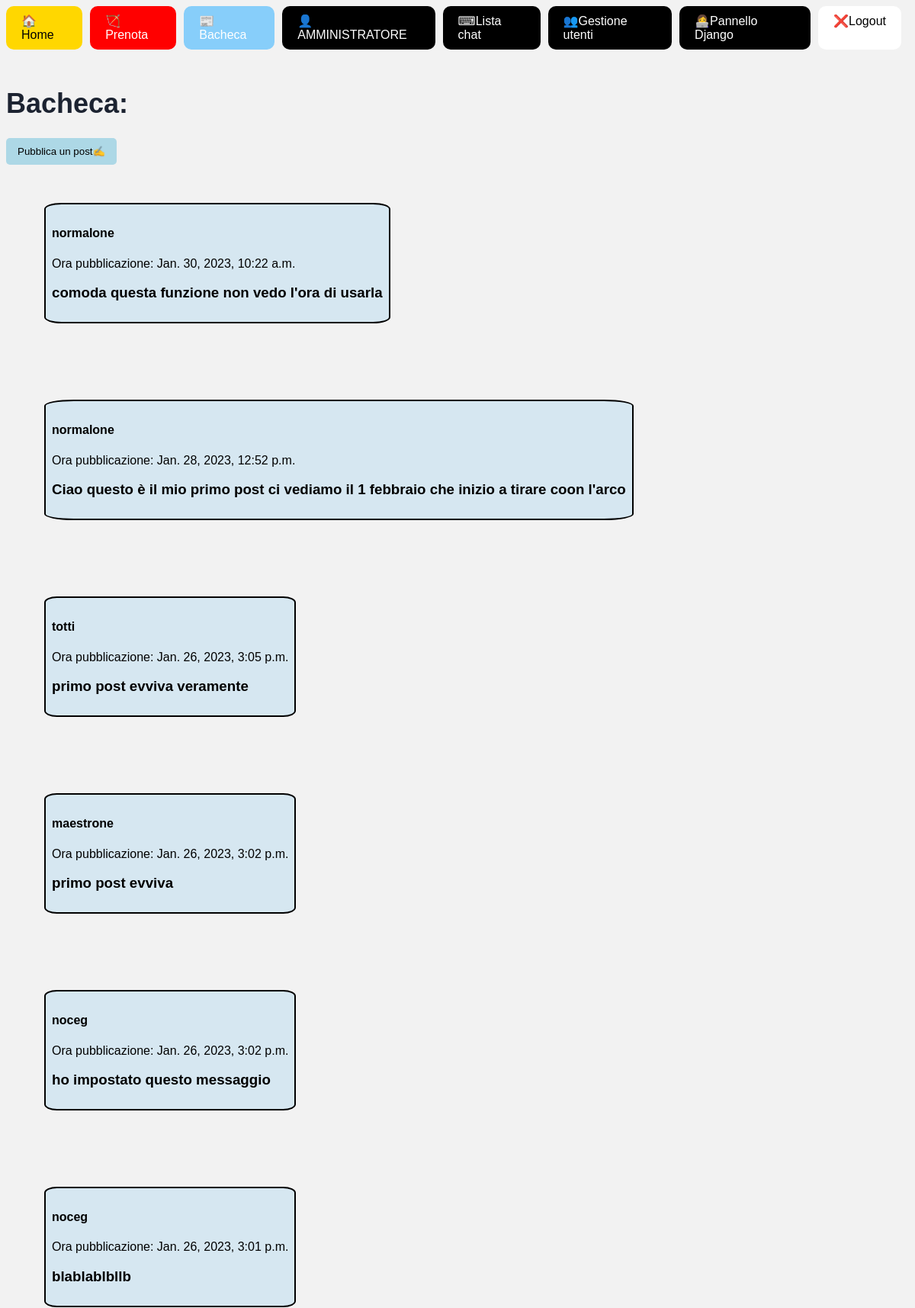
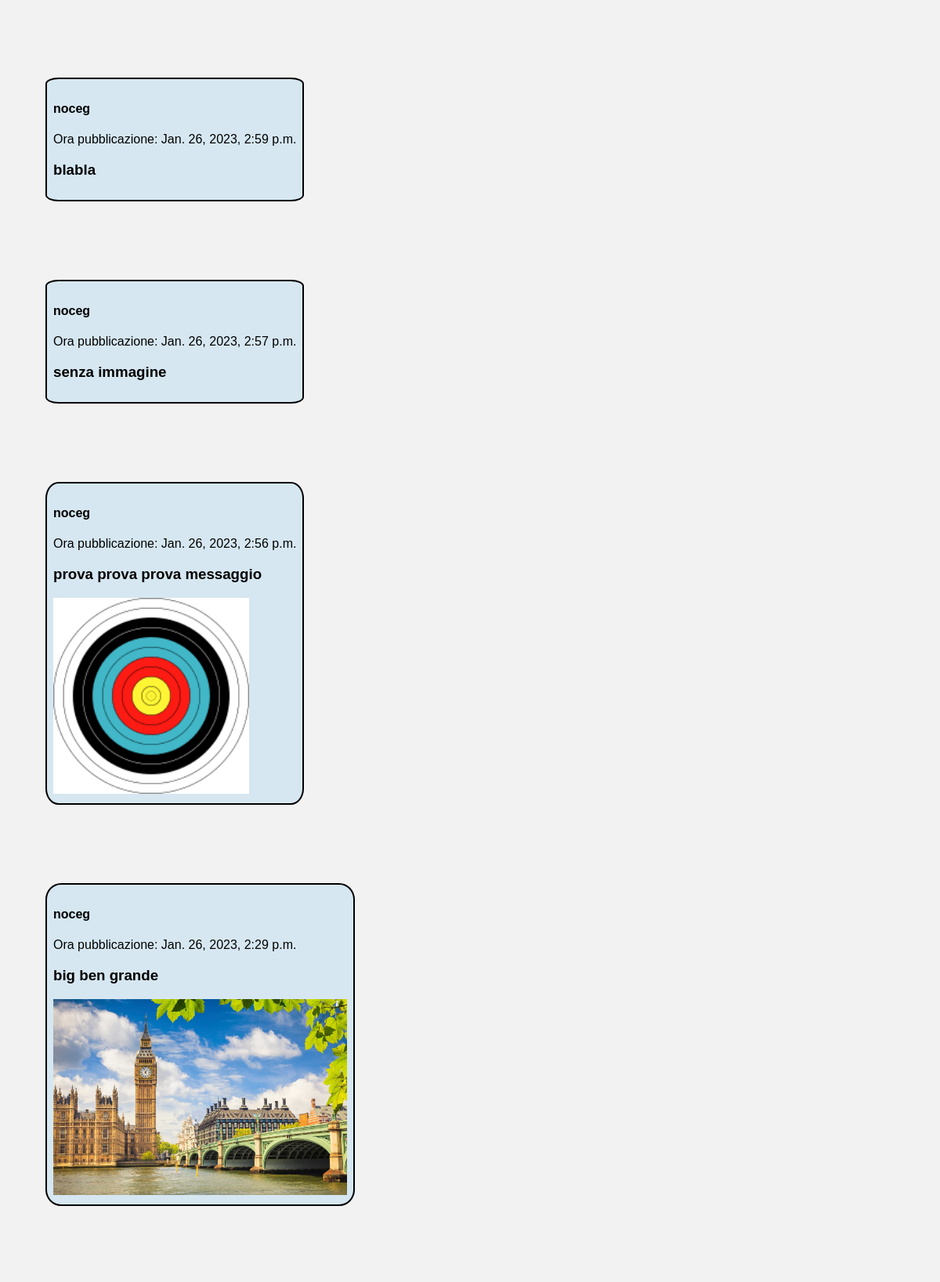
/bacheca/ (signed in, upper part), run on the app's committed database (2 pictures, top to bottom).
### bacheca/models.py (models this page shows)
class Post(models.Model):
    autore = models.ForeignKey(User, on_delete=models.PROTECT)
    ora_creazione = models.DateTimeField(auto_now_add=True)
    messaggio = models.TextField(max_length=256)
    immagine = models.ImageField(
        upload_to='images/', blank=True, null=True)

### bacheca/views.py (the view)
# urls.py: path('', BachecaView.as_view(), name='bacheca'),
class BachecaView(ListView):
    model = Post
    template_name = "/bacheca/post_list.html"
    ordering = ['-ora_creazione']

### bacheca/templates/bacheca/post_list.html (shortened to what this page needs)
{% extends 'base.html' %}
{% block content %}
<h1>Bacheca:</h1>
<form action="{% url 'crea_post'  %}" method="post">
  <input type="submit" value="Pubblica un post✍">
</form>
<ul style="list-style: none; margin: 0; padding: 0;">
  {% for post in object_list %}
    <li>
      <div class="post">
        <h4>{{ post.autore }} </h4>
        <p> Ora pubblicazione: {{post.ora_creazione }} </p>
        <h3>{{ post.messaggio }} </h3>
        {% if post.immagine %}
        <img src="{{ post.immagine.url}}" width=auto height="250">
        {% endif %}
      </div>
    </li>
  {% endfor %}
</ul>
{% endblock %}

### templates/base.html (style rules this page uses)
body { background-color: #f2f2f2; font-family: Arial, sans-serif; }
h1 { color: #1c2331; font-size: 36px; margin-top: 50px; }
input[type=submit] { padding:10px 15px; background:#ccc; border:0 none; cursor:pointer; -webkit-border-radius: 5px; border-radius: 5px; background-color: lightblue; }
.post { background-color: #D6E7F1; border: 2px solid black; border-radius: 5%; height: auto; padding: 8px; width: auto; display: inline-block; margin: 50px; position: relative; }

### data on the page
Post: autore "normalone", ora_creazione "Jan. 30, 2023, 10:22 a.m.", messaggio "comoda questa funzione non vedo l'ora di usarla"
Post: autore "normalone", ora_creazione "Jan. 28, 2023, 12:52 p.m.", messaggio "Ciao questo è il mio primo post ci vediamo il 1 febbraio che inizio a tirare coon l'arco"
Post: autore "totti", ora_creazione "Jan. 26, 2023, 3:05 p.m.", messaggio "primo post evviva veramente"
Post: autore "maestrone", ora_creazione "Jan. 26, 2023, 3:02 p.m.", messaggio "primo post evviva"
Post: autore "noceg", ora_creazione "Jan. 26, 2023, 3:02 p.m.", messaggio "ho impostato questo messaggio"
Post: autore "noceg", ora_creazione "Jan. 26, 2023, 3:01 p.m.", messaggio "blablablbllb"
Post: autore "noceg", ora_creazione "Jan. 26, 2023, 2:59 p.m.", messaggio "blabla"
Post: autore "noceg", ora_creazione "Jan. 26, 2023, 2:57 p.m.", messaggio "senza immagine"
Post: autore "noceg", ora_creazione "Jan. 26, 2023, 2:56 p.m.", messaggio "prova prova prova messaggio", immagine (picture)
Post: autore "noceg", ora_creazione "Jan. 26, 2023, 2:29 p.m.", messaggio "big ben grande", immagine (picture)
